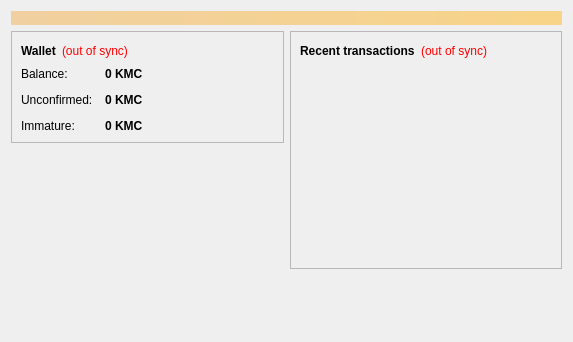
<?xml version="1.0" encoding="UTF-8"?>
<ui version="4.0">
 <class>OverviewPage</class>
 <widget class="QWidget" name="OverviewPage">
  <property name="geometry">
   <rect>
    <x>0</x>
    <y>0</y>
    <width>573</width>
    <height>342</height>
   </rect>
  </property>
  <property name="windowTitle">
   <string>Form</string>
  </property>
  <layout class="QVBoxLayout" name="topLayout">
   <item>
    <widget class="QLabel" name="labelAlerts">
     <property name="visible">
      <bool>false</bool>
     </property>
     <property name="styleSheet">
      <string notr="true">background-color: qlineargradient(x1: 0, y1: 0, x2: 1, y2: 0, stop:0 #F0D0A0, stop:1 #F8D488); color:#000000;</string>
     </property>
     <property name="wordWrap">
      <bool>true</bool>
     </property>
     <property name="margin">
      <number>3</number>
     </property>
    </widget>
   </item>
   <item>
    <layout class="QHBoxLayout" name="horizontalLayout" stretch="1,1">
     <item>
      <layout class="QVBoxLayout" name="verticalLayout_2">
       <item>
        <widget class="QFrame" name="frame">
         <property name="frameShape">
          <enum>QFrame::StyledPanel</enum>
         </property>
         <property name="frameShadow">
          <enum>QFrame::Raised</enum>
         </property>
         <layout class="QVBoxLayout" name="verticalLayout_4">
          <item>
           <layout class="QHBoxLayout" name="horizontalLayout_4">
            <item>
             <widget class="QLabel" name="label_5">
              <property name="font">
               <font>
                <weight>75</weight>
                <bold>true</bold>
               </font>
              </property>
              <property name="text">
               <string>Wallet</string>
              </property>
             </widget>
            </item>
            <item>
             <widget class="QLabel" name="labelWalletStatus">
              <property name="toolTip">
               <string>The displayed information may be out of date. Your wallet automatically synchronizes with the Kumulcoin network after a connection is established, but this process has not completed yet.</string>
              </property>
              <property name="styleSheet">
               <string notr="true">QLabel { color: red; }</string>
              </property>
              <property name="text">
               <string notr="true">(out of sync)</string>
              </property>
              <property name="alignment">
               <set>Qt::AlignLeading|Qt::AlignLeft|Qt::AlignVCenter</set>
              </property>
             </widget>
            </item>
            <item>
             <spacer name="horizontalSpacer_2">
              <property name="orientation">
               <enum>Qt::Horizontal</enum>
              </property>
              <property name="sizeHint" stdset="0">
               <size>
                <width>40</width>
                <height>20</height>
               </size>
              </property>
             </spacer>
            </item>
           </layout>
          </item>
          <item>
           <layout class="QFormLayout" name="formLayout_2">
            <property name="fieldGrowthPolicy">
             <enum>QFormLayout::AllNonFixedFieldsGrow</enum>
            </property>
            <property name="horizontalSpacing">
             <number>12</number>
            </property>
            <property name="verticalSpacing">
             <number>12</number>
            </property>
            <item row="0" column="0">
             <widget class="QLabel" name="label">
              <property name="text">
               <string>Balance:</string>
              </property>
             </widget>
            </item>
            <item row="0" column="1">
             <widget class="QLabel" name="labelBalance">
              <property name="font">
               <font>
                <weight>75</weight>
                <bold>true</bold>
               </font>
              </property>
              <property name="cursor">
               <cursorShape>IBeamCursor</cursorShape>
              </property>
              <property name="toolTip">
               <string>Your current balance</string>
              </property>
              <property name="text">
               <string notr="true">0 KMC</string>
              </property>
              <property name="textInteractionFlags">
               <set>Qt::LinksAccessibleByMouse|Qt::TextSelectableByKeyboard|Qt::TextSelectableByMouse</set>
              </property>
             </widget>
            </item>
            <item row="1" column="0">
             <widget class="QLabel" name="label_3">
              <property name="text">
               <string>Unconfirmed:</string>
              </property>
             </widget>
            </item>
            <item row="1" column="1">
             <widget class="QLabel" name="labelUnconfirmed">
              <property name="font">
               <font>
                <weight>75</weight>
                <bold>true</bold>
               </font>
              </property>
              <property name="cursor">
               <cursorShape>IBeamCursor</cursorShape>
              </property>
              <property name="toolTip">
               <string>Total of transactions that have yet to be confirmed, and do not yet count toward the current balance</string>
              </property>
              <property name="text">
               <string notr="true">0 KMC</string>
              </property>
              <property name="textInteractionFlags">
               <set>Qt::LinksAccessibleByMouse|Qt::TextSelectableByKeyboard|Qt::TextSelectableByMouse</set>
              </property>
             </widget>
            </item>
            <item row="2" column="0">
             <widget class="QLabel" name="labelImmatureText">
              <property name="text">
               <string>Immature:</string>
              </property>
             </widget>
            </item>
            <item row="2" column="1">
             <widget class="QLabel" name="labelImmature">
              <property name="font">
               <font>
                <weight>75</weight>
                <bold>true</bold>
               </font>
              </property>
              <property name="toolTip">
               <string>Mined balance that has not yet matured</string>
              </property>
              <property name="text">
               <string notr="true">0 KMC</string>
              </property>
              <property name="textInteractionFlags">
               <set>Qt::LinksAccessibleByMouse|Qt::TextSelectableByKeyboard|Qt::TextSelectableByMouse</set>
              </property>
             </widget>
            </item>
           </layout>
          </item>
         </layout>
        </widget>
       </item>
       <item>
        <spacer name="verticalSpacer">
         <property name="orientation">
          <enum>Qt::Vertical</enum>
         </property>
         <property name="sizeHint" stdset="0">
          <size>
           <width>20</width>
           <height>40</height>
          </size>
         </property>
        </spacer>
       </item>
      </layout>
     </item>
     <item>
      <layout class="QVBoxLayout" name="verticalLayout_3">
       <item>
        <widget class="QFrame" name="frame_2">
         <property name="frameShape">
          <enum>QFrame::StyledPanel</enum>
         </property>
         <property name="frameShadow">
          <enum>QFrame::Raised</enum>
         </property>
         <layout class="QVBoxLayout" name="verticalLayout">
          <item>
           <layout class="QHBoxLayout" name="horizontalLayout_2">
            <item>
             <widget class="QLabel" name="label_4">
              <property name="text">
               <string>&lt;b&gt;Recent transactions&lt;/b&gt;</string>
              </property>
             </widget>
            </item>
            <item>
             <widget class="QLabel" name="labelTransactionsStatus">
              <property name="toolTip">
               <string>The displayed information may be out of date. Your wallet automatically synchronizes with the Kumulcoin network after a connection is established, but this process has not completed yet.</string>
              </property>
              <property name="styleSheet">
               <string notr="true">QLabel { color: red; }</string>
              </property>
              <property name="text">
               <string notr="true">(out of sync)</string>
              </property>
              <property name="alignment">
               <set>Qt::AlignRight|Qt::AlignTrailing|Qt::AlignVCenter</set>
              </property>
             </widget>
            </item>
            <item>
             <spacer name="horizontalSpacer">
              <property name="orientation">
               <enum>Qt::Horizontal</enum>
              </property>
              <property name="sizeHint" stdset="0">
               <size>
                <width>40</width>
                <height>20</height>
               </size>
              </property>
             </spacer>
            </item>
           </layout>
          </item>
          <item>
           <widget class="QListView" name="listTransactions">
            <property name="styleSheet">
             <string notr="true">QListView { background: transparent; }</string>
            </property>
            <property name="frameShape">
             <enum>QFrame::NoFrame</enum>
            </property>
            <property name="verticalScrollBarPolicy">
             <enum>Qt::ScrollBarAlwaysOff</enum>
            </property>
            <property name="horizontalScrollBarPolicy">
             <enum>Qt::ScrollBarAlwaysOff</enum>
            </property>
            <property name="selectionMode">
             <enum>QAbstractItemView::NoSelection</enum>
            </property>
           </widget>
          </item>
         </layout>
        </widget>
       </item>
       <item>
        <spacer name="verticalSpacer_2">
         <property name="orientation">
          <enum>Qt::Vertical</enum>
         </property>
         <property name="sizeHint" stdset="0">
          <size>
           <width>20</width>
           <height>40</height>
          </size>
         </property>
        </spacer>
       </item>
      </layout>
     </item>
    </layout>
   </item>
  </layout>
 </widget>
 <resources/>
 <connections/>
</ui>
